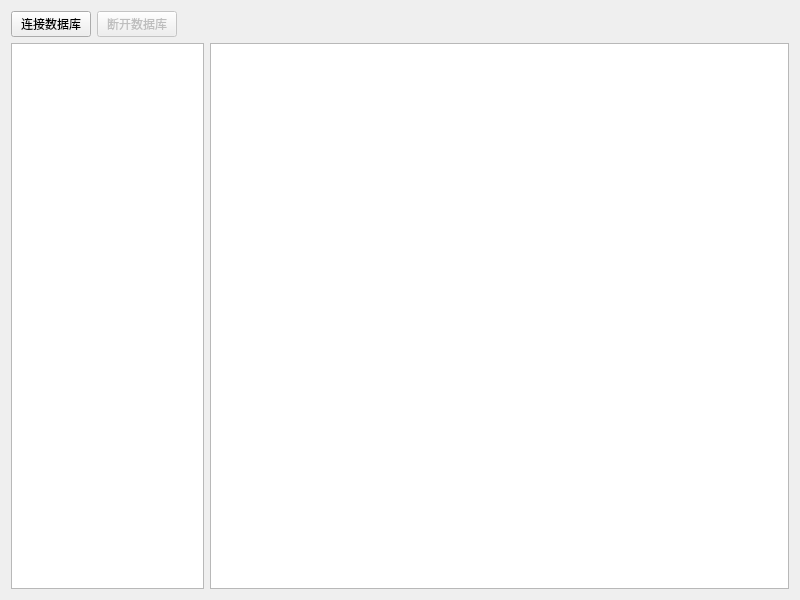
<?xml version="1.0" encoding="UTF-8"?>
<ui version="4.0">
 <class>Widget</class>
 <widget class="QWidget" name="Widget">
  <property name="geometry">
   <rect>
    <x>0</x>
    <y>0</y>
    <width>800</width>
    <height>600</height>
   </rect>
  </property>
  <property name="windowTitle">
   <string> 数据库操作程序</string>
  </property>
  <layout class="QVBoxLayout" name="verticalLayout">
   <item>
    <layout class="QHBoxLayout" name="horizontalLayout">
     <item>
      <widget class="QPushButton" name="connect_btn">
       <property name="text">
        <string>连接数据库</string>
       </property>
      </widget>
     </item>
     <item>
      <widget class="QPushButton" name="unconnect_btn">
       <property name="enabled">
        <bool>false</bool>
       </property>
       <property name="text">
        <string>断开数据库</string>
       </property>
      </widget>
     </item>
     <item>
      <spacer name="horizontalSpacer">
       <property name="orientation">
        <enum>Qt::Orientation::Horizontal</enum>
       </property>
       <property name="sizeHint" stdset="0">
        <size>
         <width>40</width>
         <height>20</height>
        </size>
       </property>
      </spacer>
     </item>
    </layout>
   </item>
   <item>
    <layout class="QHBoxLayout" name="horizontalLayout_2" stretch="1,3">
     <item>
      <widget class="QTreeView" name="treeView"/>
     </item>
     <item>
      <widget class="QTableView" name="tableView">
       <property name="gridStyle">
        <enum>Qt::PenStyle::NoPen</enum>
       </property>
      </widget>
     </item>
    </layout>
   </item>
  </layout>
 </widget>
 <resources/>
 <connections/>
</ui>
